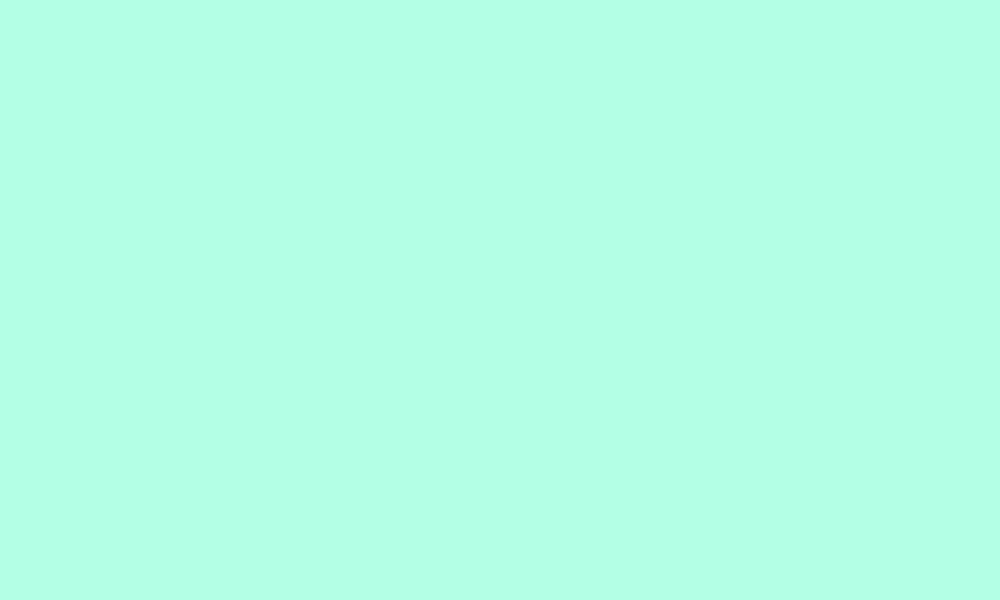
Frame 1 (no input)
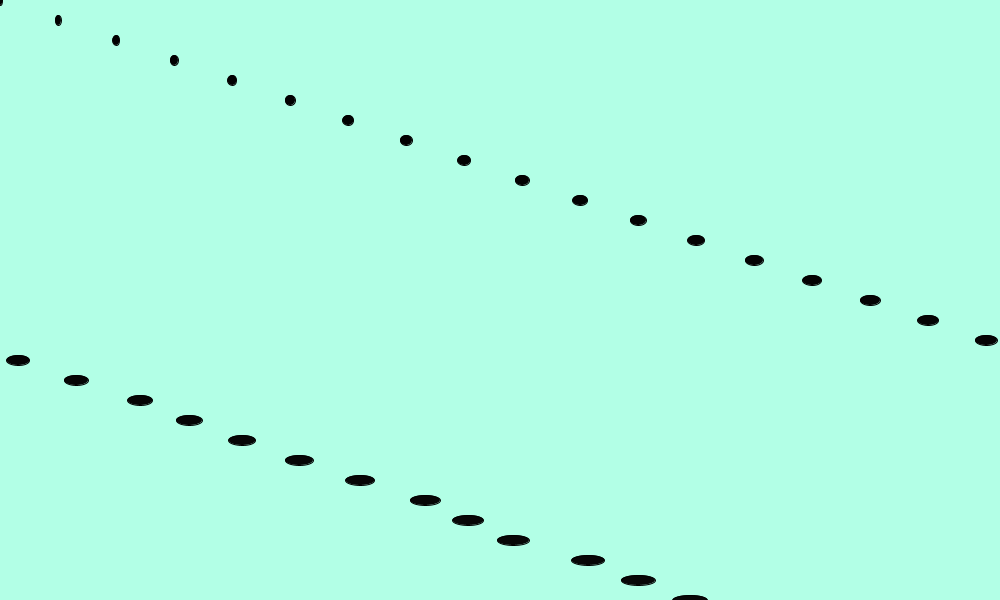
Frame 60 (the mouse pressed at the canvas centre just before this capture)
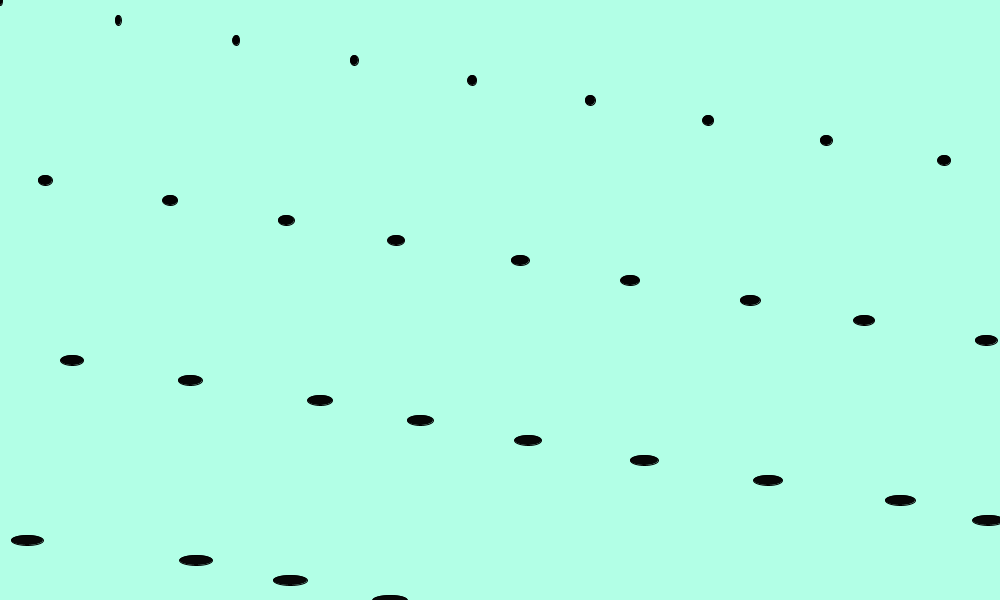
Frame 120 (the mouse held since frame 60 and released just before this capture)

The Processing sketch that drew these frames (run headless with seeded random() and noise(); from frame 60 on, the mouse is pressed at the canvas centre):

// Processing sketch: HWArray2
// ── HWArray2.pde

int[] ellipseXPos = new int[200];

void setup() {
  size(1000, 600);

  for (int i = 0; i < ellipseXPos.length; i++) {
    ellipseXPos[i] = 5000;
  }
}

void draw() {
  fill(#B2FFE6);
  noStroke();
  rect(0,0,width,height);
  
  
  stroke(0);
  for (int i = 0; i < ellipseXPos.length; i++) {
    fill(map(i, 0, ellipseXPos.length, 0, 55));
    ellipse(ellipseXPos[i], i * 20, 5+i, 5*2);
     if (ellipseXPos[i] < width) {
      ellipseXPos[i] += i;
    } else {
      ellipseXPos[i] = 0;
    }
  }


}
